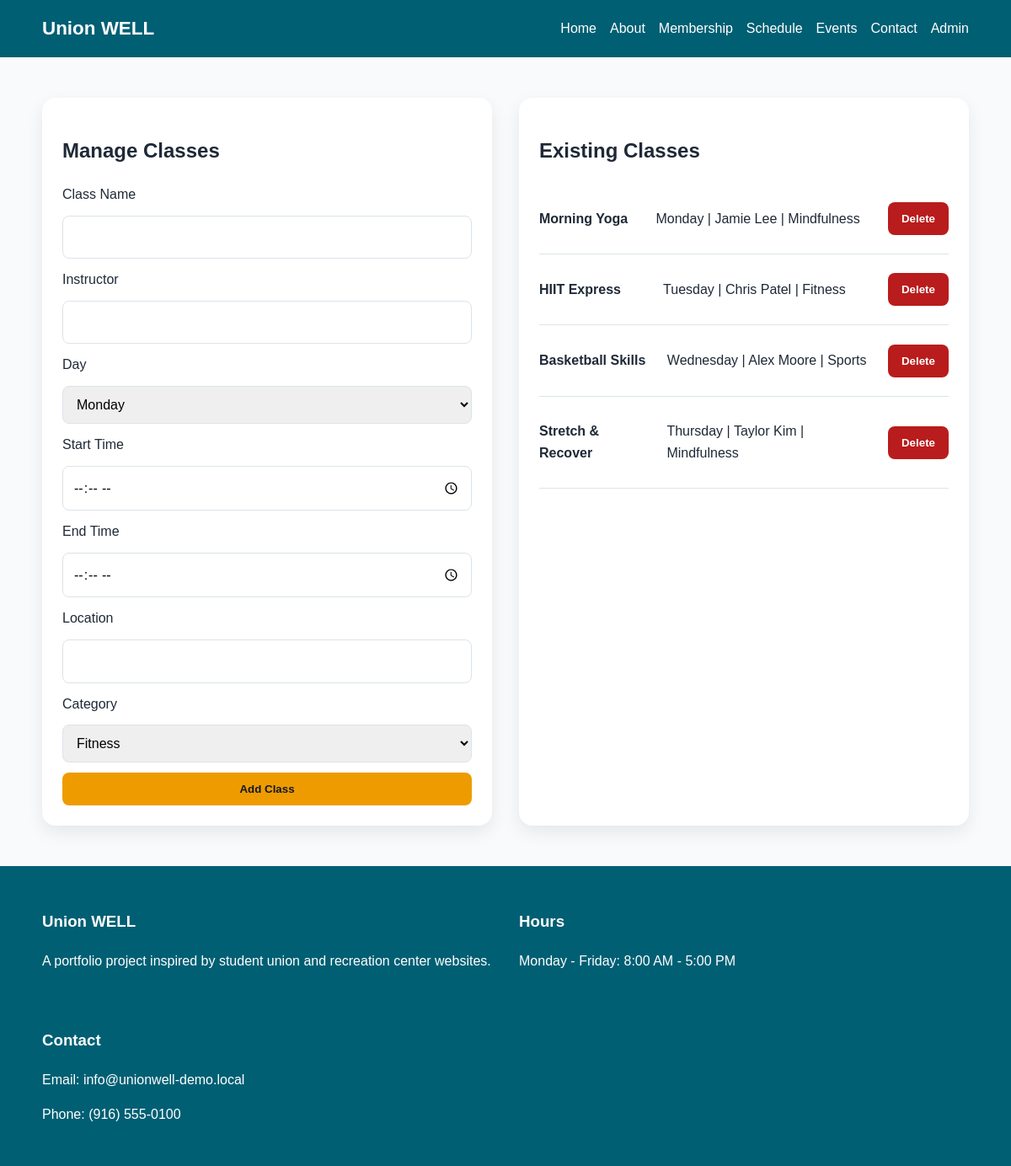
/admin/manage-classes.php (signed in), run on the app's committed database.
### tables this page shows
CREATE TABLE classes (
    id INT AUTO_INCREMENT PRIMARY KEY,
    class_name VARCHAR(100) NOT NULL,
    instructor VARCHAR(100) NOT NULL,
    class_day VARCHAR(20) NOT NULL,
    start_time TIME NOT NULL,
    end_time TIME NOT NULL,
    location VARCHAR(100) NOT NULL,
    category VARCHAR(50) NOT NULL
);

### includes/functions.php (called while the page is built, shortened)
<?php
function escape(string $value): string {
    return htmlspecialchars($value, ENT_QUOTES, 'UTF-8');
}
?>

### admin/manage-classes.php (the view, shortened to what this page needs)
<?php
require_once __DIR__ . '/../includes/db.php';
$classes = $pdo->query('SELECT * FROM classes ORDER BY FIELD(class_day, "Monday", "Tuesday", "Wednesday", "Thursday", "Friday", "Saturday", "Sunday"), start_time ASC')->fetchAll();
include __DIR__ . '/../includes/header.php';
?>
<section class="section">
    <div class="container two-column admin-layout">
        <div class="card">
            <h1>Manage Classes</h1>
            <form method="post">
                <label for="class_name">Class Name</label>
                <input type="text" id="class_name" name="class_name" required>
                <label for="instructor">Instructor</label>
                <input type="text" id="instructor" name="instructor" required>
                <label for="class_day">Day</label>
                <select id="class_day" name="class_day" required>
                    <option>Monday</option><option>Tuesday</option><option>Wednesday</option><option>Thursday</option><option>Friday</option><option>Saturday</option><option>Sunday</option>
                </select>
                <label for="start_time">Start Time</label>
                <input type="time" id="start_time" name="start_time" required>
                <label for="end_time">End Time</label>
                <input type="time" id="end_time" name="end_time" required>
                <label for="location">Location</label>
                <input type="text" id="location" name="location" required>
                <label for="category">Category</label>
                <select id="category" name="category" required>
                    <option>Fitness</option><option>Mindfulness</option><option>Sports</option>
                </select>
                <button class="btn btn-primary" type="submit">Add Class</button>
            </form>
        </div>
        <div class="card">
            <h2>Existing Classes</h2>
            <?php foreach ($classes as $class): ?>
                <div class="admin-item">
                    <p><strong><?= escape($class['class_name']) ?></strong></p>
                    <p><?= escape($class['class_day']) ?> | <?= escape($class['instructor']) ?> | <?= escape($class['category']) ?></p>
                    <form method="post">
                        <button class="btn btn-danger" type="submit">Delete</button>
                    </form>
                </div>
            <?php endforeach; ?>
        </div>
    </div>
</section>
<?php include __DIR__ . '/../includes/footer.php'; ?>

### assets/css/style.css (style rules this page uses)
:root { --primary: #005f73; --secondary: #0a9396; --accent: #ee9b00; --bg: #f8fafc; --text: #1f2937; --white: #ffffff; --danger: #b91c1c; --border: #dbe4ea; }
* { box-sizing: border-box; }
body { margin: 0; font-family: Arial, sans-serif; color: var(--text); background: var(--bg); line-height: 1.6; }
.container { width: min(1100px, 92%); margin: 0 auto; }
.hero-grid, .two-column, .footer-grid, .admin-layout { display: grid; gap: 2rem; grid-template-columns: repeat(2, minmax(0, 1fr)); }
.hero-card, .card { background: var(--white); color: var(--text); border-radius: 1rem; padding: 1.5rem; box-shadow: 0 8px 20px rgba(0,0,0,0.08); }
.section { padding: 3rem 0; }
.btn { display: inline-block; padding: 0.75rem 1rem; border-radius: 0.5rem; font-weight: bold; border: none; cursor: pointer; }
.btn-primary { background: var(--accent); color: #111827; }
.btn-danger { background: var(--danger); color: var(--white); }
form { display: grid; gap: 0.75rem; }
input, textarea, select { width: 100%; padding: 0.75rem; border: 1px solid var(--border); border-radius: 0.5rem; font: inherit; }
.admin-item { border-bottom: 1px solid var(--border); padding: 0.8rem 0; display: flex; align-items: center; justify-content: space-between; gap: 1rem; }

### data on the page
classes: class_name "Morning Yoga", class_day "Monday", instructor "Jamie Lee", category "Mindfulness"
classes: class_name "HIIT Express", class_day "Tuesday", instructor "Chris Patel", category "Fitness"
classes: class_name "Basketball Skills", class_day "Wednesday", instructor "Alex Moore", category "Sports"
classes: class_name "Stretch & Recover", class_day "Thursday", instructor "Taylor Kim", category "Mindfulness"
